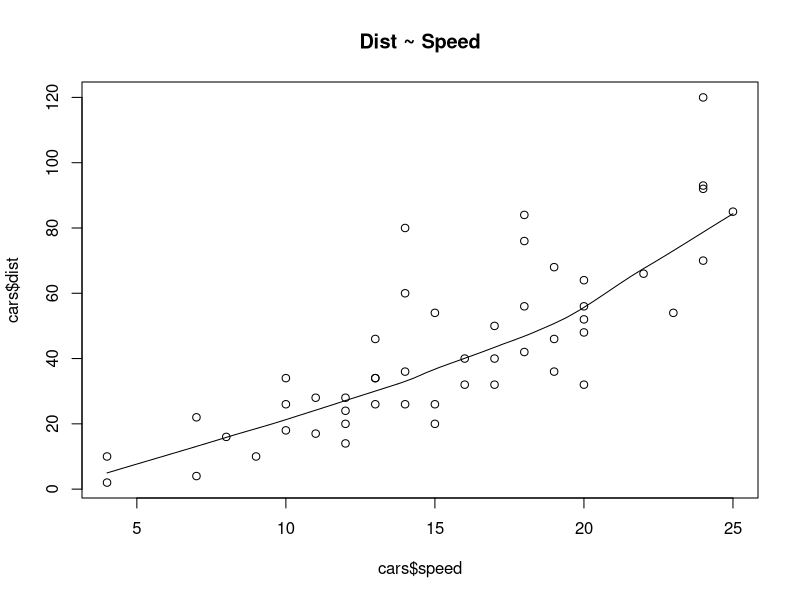
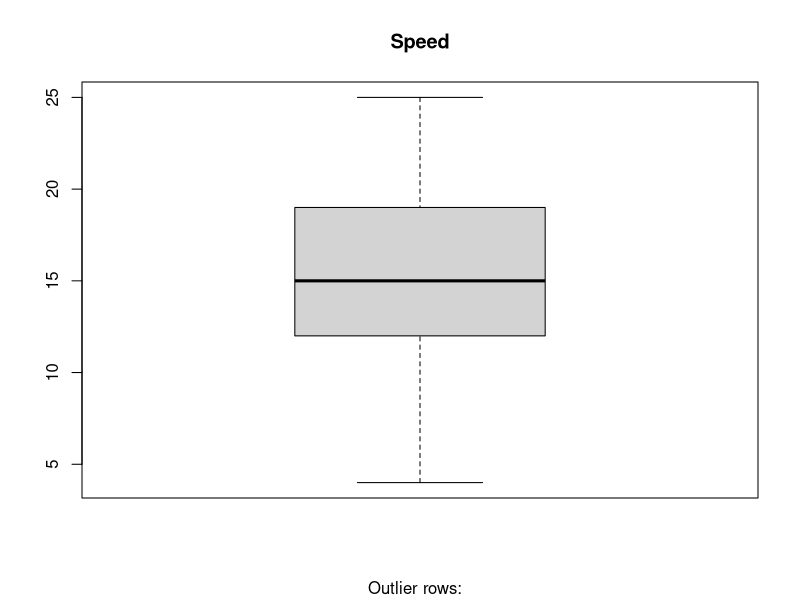
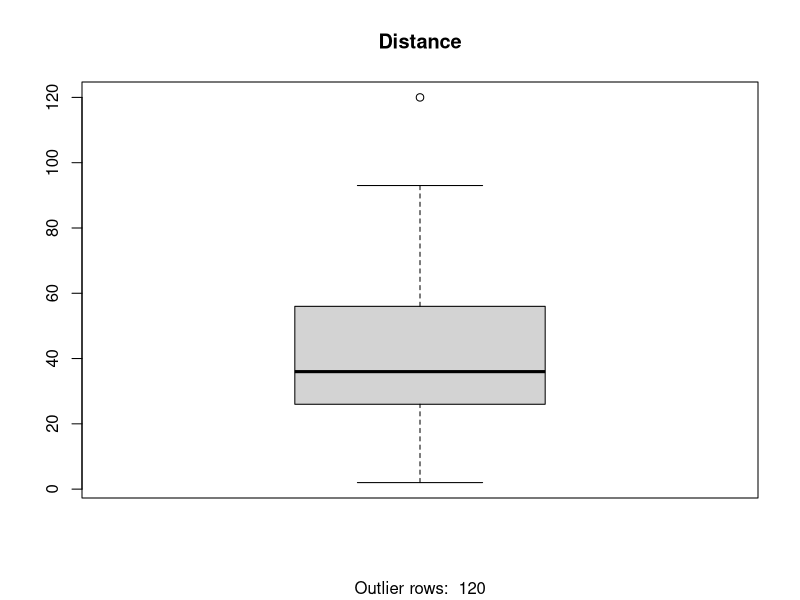
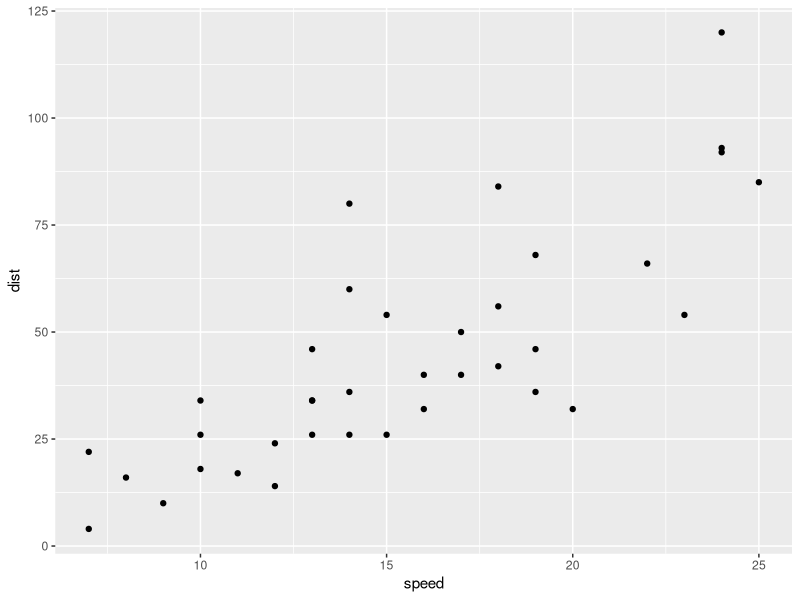

Generate these figures, in order, with R:
## ---- chunk 1
library(tidyverse)
library(ggpubr)
library(MASS)
library(caTools)
library(dplyr)
library(caret)
## ---- chunk 2
str(cars)
scatter.smooth(x=cars$speed, y=cars$dist, main="Dist ~ Speed") 
## ---- chunk 3
boxplot(cars$speed, main="Speed", sub=paste("Outlier rows: ", boxplot.stats(cars$speed)$out))  # box plot for 'speed'
boxplot(cars$dist, main="Distance", sub=paste("Outlier rows: ", boxplot.stats(cars$dist)$out))  # box plot for 'distance'
## ---- chunk 4
training.samples <- cars$dist %>%createDataPartition(p = 0.7, list = FALSE)
train <- cars[training.samples, ]
test <- cars[-training.samples, ]
nrow(test)
## ---- chunk 5
# y = mx+c
mean_x =sum(train$speed) / nrow(train)
mean_y=sum(train$dist) / nrow(train)


library(ggplot2)
ggplot(train)+geom_point(mapping = aes(x=speed,y=dist))


cov_xy =0

for(i in seq(length(train$speed))){
  
  mean_diffx = train$speed[i] - mean_x
  mean_diffy = train$dist[i] - mean_y
  cov_xy= cov_xy+mean_diffx*mean_diffy
  
}

cov_xy

## ---- chunk 6

variance<-function(x){
  var_xy = 0  
  for(i in seq(length(x)))
    {
  
    s = x[i] - mean_x
    var_xy= var_xy+s*s
    
  
  }
  print(var_xy)
  
  

}



variance(train$speed)

## ---- chunk 7

m = cov_xy / variance(train$speed) 
m

c = mean_y - m*(mean_x)
c


## ---- chunk 8
predictor<-function(x){
  val = m*x+c
  print(val)
}

predictor(10)

## ---- chunk 9
library(caret)
colnames(train)
model<- lm(dist~speed,data=train)
summary(model)
## ---- chunk 10
val=data.frame(speed=10)
val

pred = model %>% predict(val)
pred

## ---- chunk 11
pred1 = model %>% predict(test)
RMSE(pred1,test$dist)
